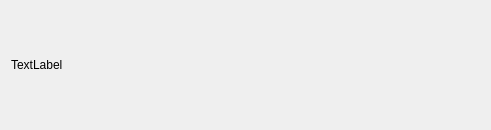
<?xml version="1.0" encoding="UTF-8"?>
<ui version="4.0">
 <class>spectrumwidget</class>
 <widget class="QDialog" name="spectrumwidget">
  <property name="geometry">
   <rect>
    <x>0</x>
    <y>0</y>
    <width>491</width>
    <height>130</height>
   </rect>
  </property>
  <property name="windowTitle">
   <string>Dialog</string>
  </property>
  <layout class="QGridLayout" name="gridLayout">
   <item row="0" column="0">
    <layout class="QHBoxLayout" name="horizontalLayout">
     <item>
      <widget class="QLabel" name="sp_label">
       <property name="text">
        <string>TextLabel</string>
       </property>
      </widget>
     </item>
     <item>
      <widget class="QCustomPlot" name="widget_graph" native="true"/>
     </item>
    </layout>
   </item>
  </layout>
 </widget>
 <customwidgets>
  <customwidget>
   <class>QCustomPlot</class>
   <extends>QWidget</extends>
   <header>qcustomplot.h</header>
   <container>1</container>
  </customwidget>
 </customwidgets>
 <resources/>
 <connections/>
</ui>
